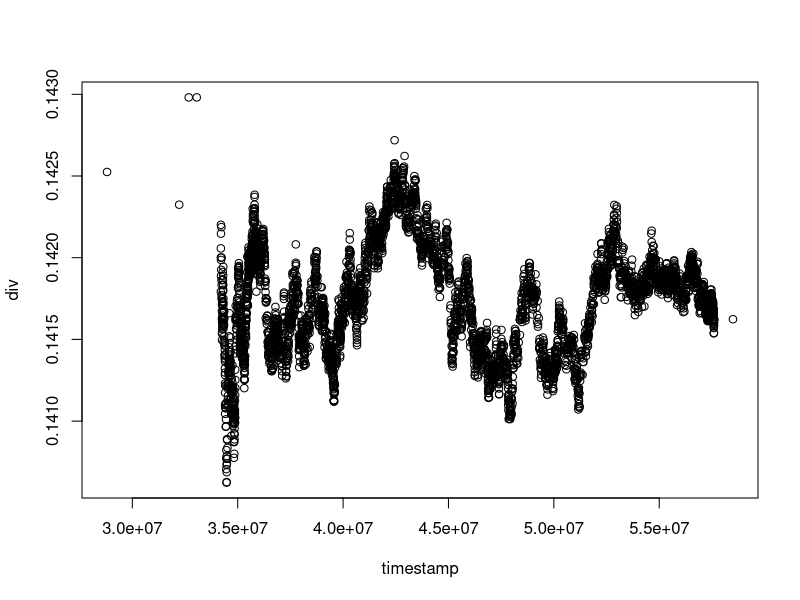

Here is the R script that generated this plot:

## here we play with the second level data on the mean reversion
## thing.

a <- read.csv("fb.csv",header=FALSE) 
b <- read.csv("googl.csv",header=FALSE)

name_string <- c("timestamp", "Open", "High","Low", "Close", "Volume", "Nonsense")

names(a) <- name_string
names(b) <- name_string


cc <- merge(a,b, by = "timestamp")
cc$div <- cc$Open.x / cc$Open.y
plot(div~timestamp,cc)

